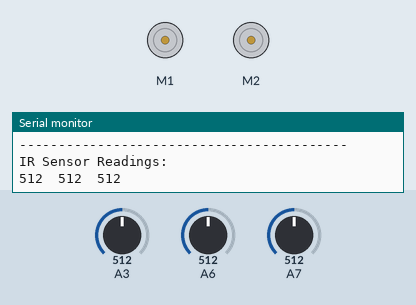
The sketch below on a simulated Arduino Nano, built with avr-gcc and run on an emulated ATmega328P. On the bench: 2 × DC motor (green arrow = forward, orange = backward, longer = faster), the last lines printed to the serial monitor. Inputs (shaded band) come from the test bench; at power-on: A3 = 512, A6 = 512, A7 = 512.

Above: at 3.7 s.
3.8 s: A3 set to 780
5.3 s: A3 set to 804
At 6.5 s:
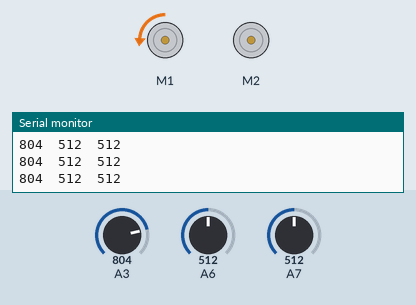
6.8 s: A3 set to 900
At 7.7 s:
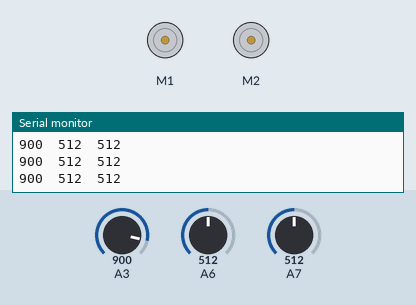
8.3 s: A6 set to 990
9.8 s: A6 set to 1011
Timing chart, 0 to 12.8 s (numbered marks = the images above; inputs shaded):
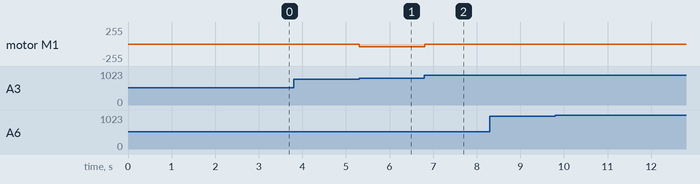

The sketch:

IR_test.ino
```cpp
#include <RedBot.h>
// attatch sensors to pins
RedBotSensor left = RedBotSensor(A3);
RedBotSensor center = RedBotSensor(A6);
RedBotSensor right = RedBotSensor(A7);

// constants that are used in the code. LINETHRESHOLD is the level to detect
// if the sensor is on the line or not. If the sensor value is greater than this
// the sensor is above a DARK line.
//
// SPEED sets the nominal speed

//change values later depending on value of red line
#define DARKLINE 810 // will be red line
#define LIGHTLINE 790
#define SPEED 40

RedBotMotors motors;
int leftSpeed;   // variable used to store the leftMotor speed
int rightSpeed;  // variable used to store the rightMotor speed

void setup()
{
    Serial.begin(9600); // prints in serial monitor
    Serial.println("Welcome to Line Following");
    Serial.println("------------------------------------------");
    delay(2000);
    Serial.println("IR Sensor Readings: ");
    delay(500);
}

void loop()
{
    Serial.print(left.read());
    Serial.print("\t");  // tab character
    Serial.print(center.read());
    Serial.print("\t");  // tab character
    Serial.print(right.read());
    Serial.println();


    // while the line is under the left sensor, adjust relative speeds to turn to the right
    do
    {
        leftSpeed = SPEED;
        rightSpeed = 0;
    }
    while (left.read() < LIGHTLINE);

    //readjust to go straight

    // if all sensors are on black or up in the air, stop the motors.
    // otherwise, run motors given the control speeds above.
    if ((left.read() > DARKLINE || left.read() < LIGHTLINE) && (center.read() > DARKLINE || center.read() < LIGHTLINE) && (right.read() > DARKLINE || right.read() < LIGHTLINE))
    {
        motors.stop();
    }
    else
    {
        motors.leftMotor(leftSpeed);
        motors.rightMotor(rightSpeed);
    }
    delay(0);  // add a delay to decrease sensitivity.
}
```

Measured:
- after the input at 3.8 s, every drawn part: stays the same
- after the input at 5.3 s, motor M1: stopped → backward 39/255 at once
- after the input at 6.8 s, motor M1: backward 39/255 → stopped at once
